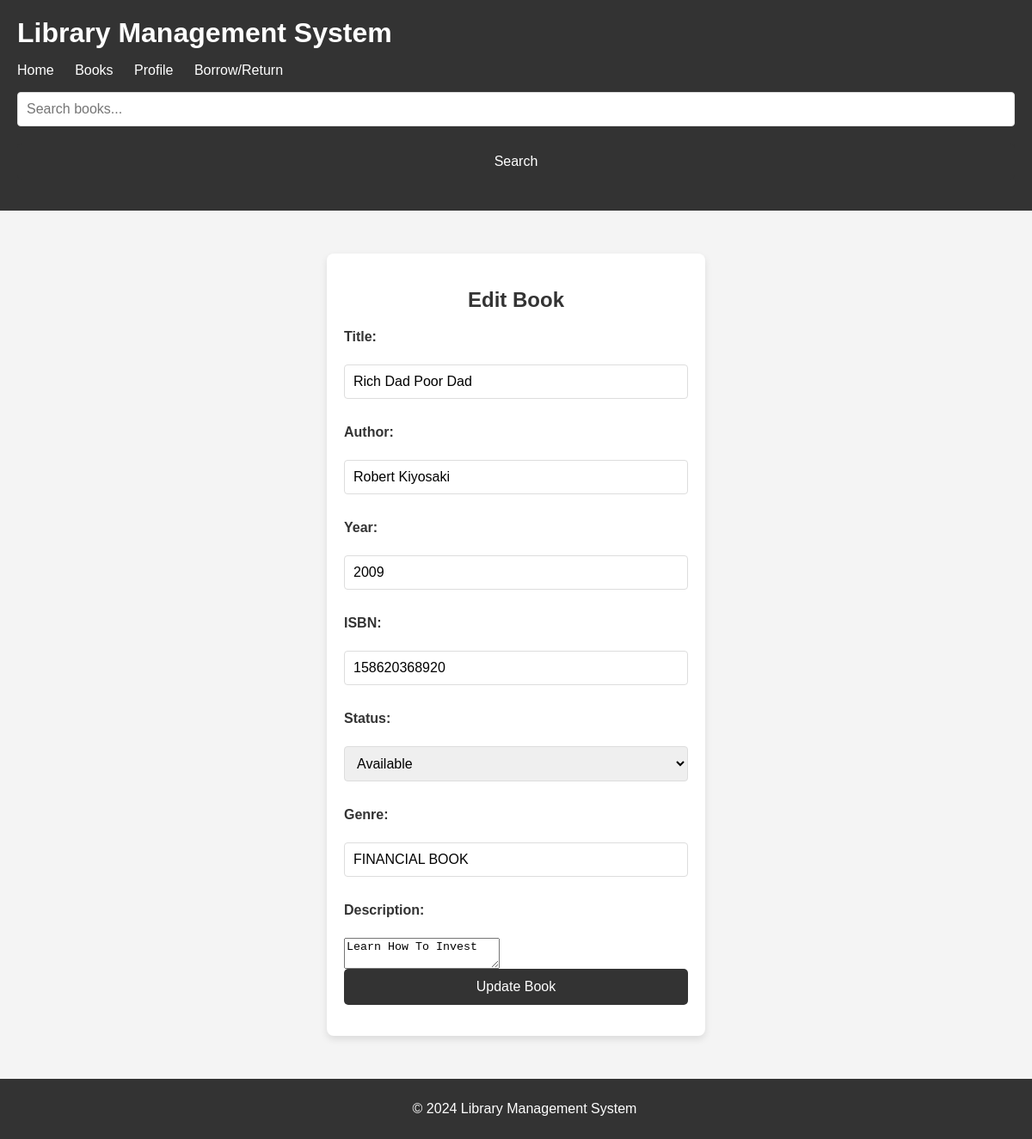
/edit_book.php?id=1 (signed in), run on the app's committed database.
### tables this page shows
CREATE TABLE `books` (
  `id` int(11) NOT NULL,
  `title` varchar(255) NOT NULL,
  `author` varchar(255) NOT NULL,
  `year` int(11) NOT NULL,
  `isbn` varchar(255) NOT NULL,
  `status` enum('available','borrowed') DEFAULT 'available',
  `borrower_id` int(11) DEFAULT NULL,
  `borrow_count` int(11) DEFAULT 0,
  `genre` varchar(50) DEFAULT NULL,
  `description` text DEFAULT NULL
);

### edit_book.php (the view, shortened to what this page needs)
<?php
include('config.php');
if (isset($_GET['id'])) {
    $book_id = $_GET['id'];
    $sql = "SELECT * FROM books WHERE id = '$book_id'";
    $result = $conn->query($sql);
    if ($result->num_rows > 0) {
        $book = $result->fetch_assoc();
    } else {
        echo "Book not found.";
        exit();
    }
}
?>
<?php include('header.php'); ?>
<div class="form-container">
    <h2>Edit Book</h2>
    <form method="POST" action="edit_book.php?id=<?php echo $book_id; ?>">
        <label for="title">Title:</label><br>
        <input type="text" name="title" id="title" value="<?php echo $book['title']; ?>" required><br>
        <label for="author">Author:</label><br>
        <input type="text" name="author" id="author" value="<?php echo $book['author']; ?>" required><br>
        <label for="year">Year:</label><br>
        <input type="text" name="year" id="year" value="<?php echo $book['year']; ?>" required><br>
        <label for="isbn">ISBN:</label><br>
        <input type="text" name="isbn" id="isbn" value="<?php echo $book['isbn']; ?>" required><br>
        <label for="status">Status:</label><br>
        <select name="status" id="status" required>
            <option value="available" <?php echo $book['status'] == 'available' ? 'selected' : ''; ?>>Available</option>
        </select><br>
        <label for="genre">Genre:</label><br>
        <input type="text" name="genre" id="genre" value="<?php echo $book['genre']; ?>" required><br>
        <label for="description">Description:</label><br>
        <textarea name="description" id="description" required><?php echo $book['description']; ?></textarea><br>
        <button type="submit">Update Book</button>
    </form>
</div>
<?php include('footer.php'); ?>

### css/style.css (style rules this page uses)
.form-container { width: 400px; margin: 50px auto; padding: 20px; background-color: white; border-radius: 8px; box-shadow: 0 4px 8px rgba(0, 0, 0, 0.1); }
h2 { text-align: center; font-size: 24px; color: #333; }
label { display: block; margin: 10px 0 5px; font-weight: bold; color: #333; }
input, select { width: 100%; padding: 10px; margin-bottom: 20px; border: 1px solid #ddd; border-radius: 4px; font-size: 16px; }
button { width: 100%; padding: 12px; background-color: #333; color: white; border: none; border-radius: 5px; font-size: 16px; cursor: pointer; transition: background-color 0.3s ease; }

### data on the page
books: title "Rich Dad Poor Dad", author "Robert Kiyosaki", year "2009", isbn "158620368920", status "Available", genre "FINANCIAL BOOK", description "Learn How To Invest"
